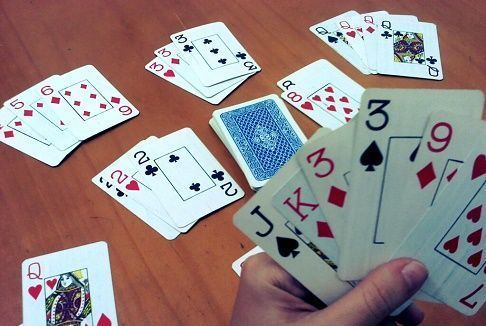
#> input picture imgs/naipe.jpg, 486 x 326 px
$ python color_detection.py
#> lines starting #> are read from the running program, lines starting #| are printed output that depends on the picture; after the words box and inside, x2 and y2 are one past the last pixel; in counts of white or black regions, pixels touching at a corner belong together
import cv2
import numpy as np
def empty(a):
	pass

path = 'imgs/naipe.jpg'

cv2.namedWindow("Trackbar")
cv2.resizeWindow("Trackbar", 640,480)

cv2.createTrackbar("Hue min", "Trackbar", 0,179,empty)
#> slider 'Hue min' is set to 35
cv2.createTrackbar("Hue max", "Trackbar", 179 ,179,empty)
cv2.createTrackbar("Sat min", "Trackbar", 0,255,empty)
#> slider 'Sat min' is set to 51
cv2.createTrackbar("Sat max", "Trackbar", 255,255,empty)
cv2.createTrackbar("Val min", "Trackbar", 0,255,empty)
#> slider 'Val min' is set to 51
cv2.createTrackbar("Val max", "Trackbar", 255,255,empty)


while True:

	img = cv2.imread(path)
#> img is the input picture: shape (326, 486, 3); mean B, G, R 130.3, 131.6, 147.2

	imgHSV = cv2.cvtColor(img, cv2.COLOR_BGR2HSV)
#> imgHSV: shape (326, 486, 3); mean H, S, V 67.3, 86.3, 162.4

	h_min = cv2.getTrackbarPos("Hue min", "Trackbar")
	h_max = cv2.getTrackbarPos("Hue max", "Trackbar")
	s_min = cv2.getTrackbarPos("Sat min", "Trackbar")
	s_max = cv2.getTrackbarPos("Sat max", "Trackbar")
	v_min = cv2.getTrackbarPos("Val min", "Trackbar")
	v_max = cv2.getTrackbarPos("Val max", "Trackbar")


	lower = np.array([h_min,s_min,v_min])
	upper = np.array([h_max,s_max,v_max])

	mask = cv2.inRange(imgHSV,lower,upper)
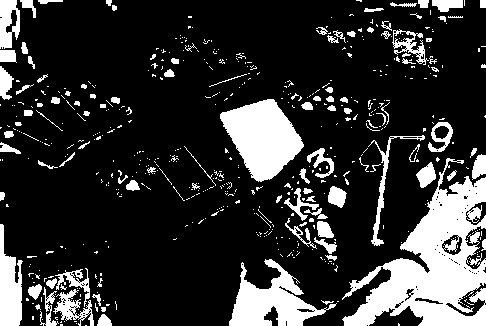
#> mask: shape (326, 486); 19.7% white; 555 white regions (446 under 20 px), largest, box (x1, y1, x2, y2) and area: (342, 158, 486, 326) 10826, (220, 99, 304, 182) 4202, (229, 259, 337, 326) 3181

	cv2.imshow("Img", imgHSV)
	cv2.imshow("Mask", mask)

cv2.destroyAllWindows()
